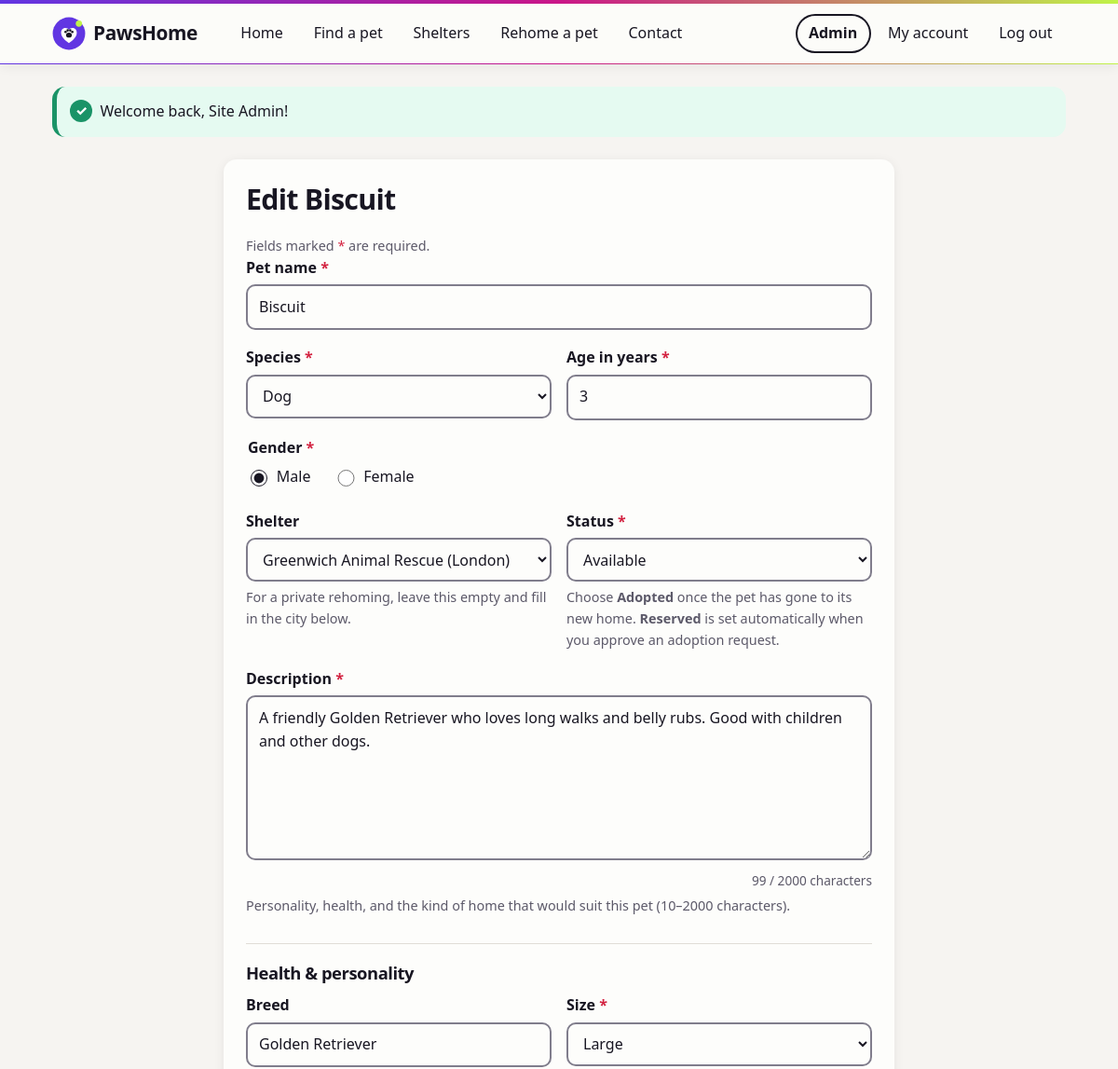
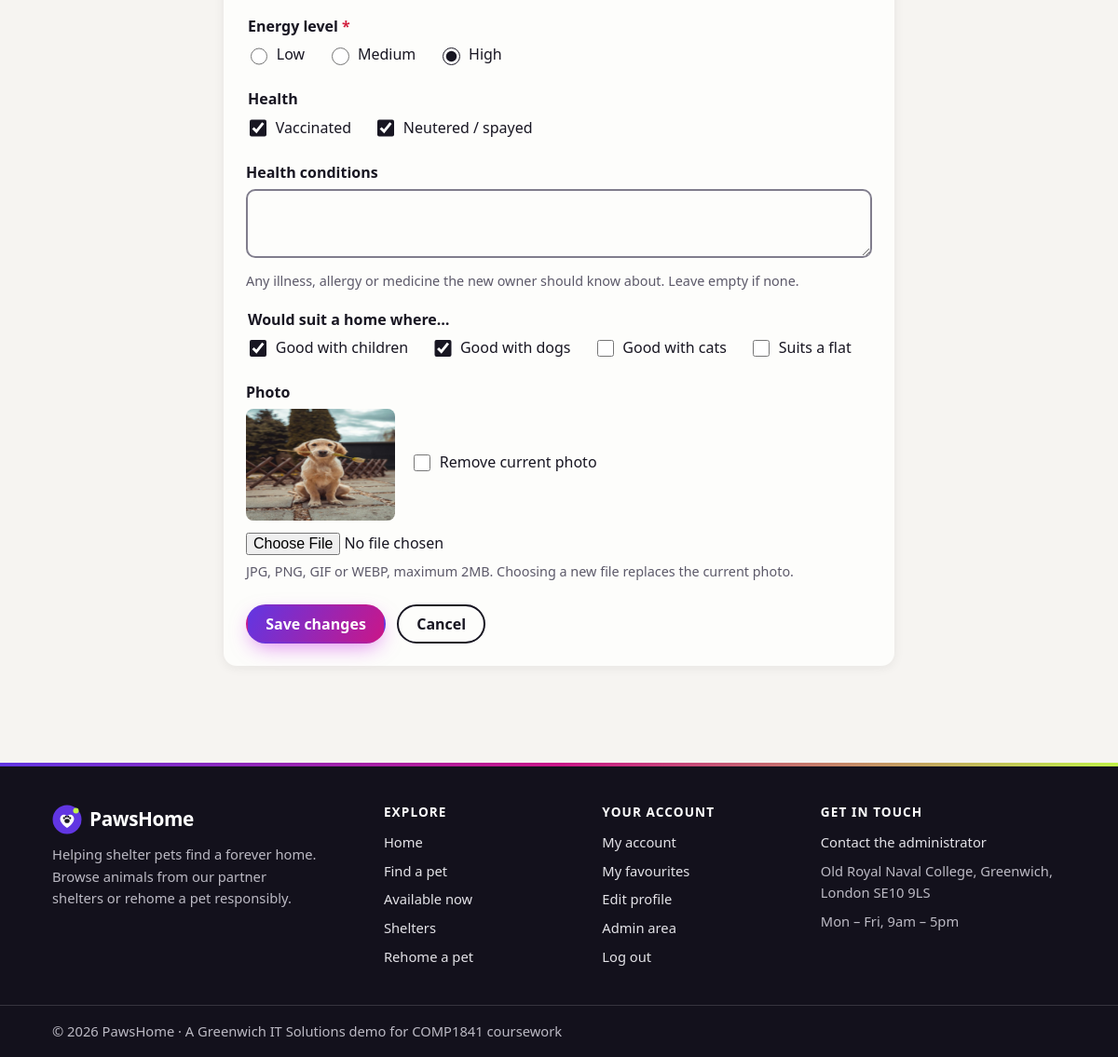
Screenshot of /editpet.php?id=1 (signed in) with the database file from the repository (2 pictures, top to bottom).
### tables this page shows
CREATE TABLE pet (
    id INT NOT NULL AUTO_INCREMENT,
    name VARCHAR(50) NOT NULL,
    age INT NOT NULL,
    gender ENUM('Male', 'Female') NOT NULL,
    description TEXT NOT NULL,
    image VARCHAR(255) NULL,
    imagecredit VARCHAR(255) NULL,    
    imagesource VARCHAR(500) NULL,    
    breed VARCHAR(80) NULL,
    size ENUM('Small', 'Medium', 'Large') NOT NULL DEFAULT 'Medium',
    energy ENUM('Low', 'Medium', 'High') NOT NULL DEFAULT 'Medium',
    vaccinated TINYINT(1) NOT NULL DEFAULT 0,        
    neutered TINYINT(1) NOT NULL DEFAULT 0,
    healthnotes VARCHAR(500) NULL,                   
    goodwithkids TINYINT(1) NOT NULL DEFAULT 0,
    goodwithdogs TINYINT(1) NOT NULL DEFAULT 0,
    goodwithcats TINYINT(1) NOT NULL DEFAULT 0,
    apartmentok TINYINT(1) NOT NULL DEFAULT 0,       
    status ENUM('Available', 'Reserved', 'Adopted') NOT NULL DEFAULT 'Available',
     
    approval ENUM('Pending', 'Approved', 'Rejected') NOT NULL DEFAULT 'Pending',
    reviewnote VARCHAR(255) NULL,     
    dateadded DATE NOT NULL,
    speciesid INT NOT NULL,
    shelterid INT NULL,               
    city VARCHAR(100) NULL,           
    userid INT NULL,
    PRIMARY KEY (id),
    FOREIGN KEY (speciesid) REFERENCES species (id) ON DELETE RESTRICT,
    FOREIGN KEY (shelterid) REFERENCES shelter (id) ON DELETE RESTRICT,
    FOREIGN KEY (userid) REFERENCES user (id) ON DELETE SET NULL
);

CREATE TABLE species (
    id INT NOT NULL AUTO_INCREMENT,
    name VARCHAR(50) NOT NULL,
    PRIMARY KEY (id),
    UNIQUE KEY (name)
);

CREATE TABLE shelter (
    id INT NOT NULL AUTO_INCREMENT,
    name VARCHAR(100) NOT NULL,
    city VARCHAR(100) NOT NULL,
    email VARCHAR(255) NOT NULL,
    phone VARCHAR(30) NOT NULL,
    verified TINYINT(1) NOT NULL DEFAULT 0,    
    PRIMARY KEY (id)
);

### includes/Functions.php (called while the page is built, shortened)
<?php
function html($text) {
	return htmlspecialchars($text ?? '', ENT_QUOTES, 'UTF-8');
}
function loadTemplate($templateFile, $variables = []) {
	extract($variables);
	include __DIR__ . '/../templates/' . $templateFile;
	return ob_get_clean();
}
function getValue($source, $key, $default = '', $trim = true) {
	return $trim ? trim($source[$key]) : $source[$key];
}
function imagePath($image, $base = '') {
	if ($image != '' && file_exists(UPLOAD_DIR . $image)) {
		return $base . 'images/pets/' . $image;
	}
	return $base . 'images/no-image.svg';
}
function petSizes() {
	return ['Small', 'Medium', 'Large'];
}
function energyLevels() {
	return ['Low', 'Medium', 'High'];
}
function compatibilityOptions() {
	return [
		'goodwithkids' => 'Good with children',
		'goodwithdogs' => 'Good with dogs',
		'goodwithcats' => 'Good with cats',
		'apartmentok' => 'Suits a flat'
	];
}

### editpet.php (called while the page is built, shortened)
<?php
include 'includes/Functions.php';
try {
	include 'includes/DatabaseConnection.php';
	include 'includes/DatabaseFunctions.php';
	$id = isset($_POST['pet']) ? getValue($_POST['pet'], 'id', 0) : getValue($_GET, 'id', 0);
	$saved = findById($pdo, 'pet', 'id', $id);
	$pet = $saved;
	$errors = [];
	$title = 'Edit ' . $saved['name'];
	$output = loadTemplate('petform.html.php', [
		'title' => $title,
		'pet' => $pet,
		'errors' => $errors,
		'species' => findAll($pdo, 'species', 'name'),
		'shelters' => findAll($pdo, 'shelter', 'name'),
		'canChooseShelter' => isAdmin(),
		'fixedShelterId' => $saved['shelterid'],
		'statusOptions' => allowedPetStatuses($saved),
		'buttonText' => 'Save changes',
		'cancelUrl' => 'pet.php?id=' . $saved['id']
	]);
} catch (PDOException $e) {
	$title = 'An error has occurred';
	$output = loadTemplate('error.html.php', ['message' => 'Database error: ' . $e->getMessage()]);
}
include 'templates/layout.html.php';

### includes/DatabaseFunctions.php (called while the page is built, shortened)
<?php
function query($pdo, $sql, $parameters = []) {
	$query = $pdo->prepare($sql);
	$query->execute($parameters);
	return $query;
}
function findById($pdo, $table, $primaryKey, $value) {
	$query = 'SELECT * FROM `' . $table . '` WHERE `' . $primaryKey . '` = :value';
	$parameters = [':value' => $value];
	$query = query($pdo, $query, $parameters);
	return $query->fetch();
}
function findAll($pdo, $table, $orderBy = null) {
	$sql = 'SELECT * FROM `' . $table . '`';
	if ($orderBy != null) {
		$sql .= ' ORDER BY `' . $orderBy . '`';
	}
	$result = query($pdo, $sql);
	return $result->fetchAll();
}

### templates/petform.html.php (the view, shortened to what this page needs)
<section class="panel narrow">
	<h1><?=html($title)?></h1>
	<p class="hint">Fields marked <span class="required">*</span> are required.</p>
	<form action="" method="post" enctype="multipart/form-data" class="form">
		<div class="field">
			<label for="name">Pet name <span class="required" aria-hidden="true">*</span></label>
			<input type="text" id="name" name="pet[name]" value="<?=html($pet['name'] ?? '')?>" required maxlength="50" autocomplete="off">
		</div>
		<div class="field-row">
			<div class="field">
				<label for="speciesid">Species <span class="required" aria-hidden="true">*</span></label>
				<select id="speciesid" name="pet[speciesid]" required>
					<?php foreach ($species as $item): ?>
						<option value="<?=html($item['id'])?>" <?=($pet['speciesid'] ?? '') == $item['id'] ? 'selected' : ''?>><?=html($item['name'])?></option>
					<?php endforeach; ?>
				</select>
			</div>
			<div class="field">
				<label for="age">Age in years <span class="required" aria-hidden="true">*</span></label>
				<input type="number" id="age" name="pet[age]" value="<?=html($pet['age'] ?? '')?>" required min="0" max="30" step="1" inputmode="numeric">
			</div>
		</div>
		<fieldset class="field">
			<legend>Gender <span class="required" aria-hidden="true">*</span></legend>
			<div class="radio-group">
				<?php foreach (['Male', 'Female'] as $gender): ?>
					<label class="radio">
						<input type="radio" name="pet[gender]" value="<?=$gender?>" required <?=($pet['gender'] ?? '') == $gender ? 'checked' : ''?>>
						<?=$gender?>
					</label>
				<?php endforeach; ?>
			</div>
		</fieldset>
		<div class="field-row">
			<?php if ($canChooseShelter): ?>
				<div class="field">
					<label for="shelterid">Shelter</label>
					<select id="shelterid" name="pet[shelterid]" aria-describedby="shelterid-hint">
						<?php foreach ($shelters as $shelter): ?>
							<option value="<?=html($shelter['id'])?>" <?=($pet['shelterid'] ?? '') == $shelter['id'] ? 'selected' : ''?>><?=html($shelter['name'])?> (<?=html($shelter['city'])?>)</option>
						<?php endforeach; ?>
					</select>
					<p class="hint" id="shelterid-hint">For a private rehoming, leave this empty and fill in the city below.</p>
				</div>
			<?php endif; ?>
			<?php if (count($statusOptions) > 1): ?>
				<div class="field">
					<label for="status">Status <span class="required" aria-hidden="true">*</span></label>
					<select id="status" name="pet[status]" required aria-describedby="status-hint">
						<?php foreach ($statusOptions as $status): ?>
							<option value="<?=$status?>" <?=($pet['status'] ?? 'Available') == $status ? 'selected' : ''?>><?=$status == 'Reserved' ? 'Reserved (an adoption request was approved)' : $status?></option>
						<?php endforeach; ?>
					</select>
					<p class="hint" id="status-hint">Choose <strong>Adopted</strong> once the pet has gone to its new home. <strong>Reserved</strong> is set automatically when you approve an adoption request.</p>
				</div>
			<?php endif; ?>
		</div>
		<div class="field">
			<label for="description">Description <span class="required" aria-hidden="true">*</span></label>
			<textarea id="description" name="pet[description]" rows="6" required minlength="10" maxlength="2000" aria-describedby="description-hint" data-counter><?=html($pet['description'] ?? '')?></textarea>
			<p class="hint" id="description-hint">Personality, health, and the kind of home that would suit this pet (10&ndash;2000 characters).</p>
		</div>
		<h2 class="form-section">Health &amp; personality</h2>
		<div class="field-row">
			<div class="field">
				<label for="breed">Breed</label>
				<input type="text" id="breed" name="pet[breed]" value="<?=html($pet['breed'] ?? '')?>" maxlength="80" placeholder="e.g. Beagle, Tabby, Lop rabbit">
			</div>
			<div class="field">
				<label for="size">Size <span class="required" aria-hidden="true">*</span></label>
				<select id="size" name="pet[size]" required>
					<?php foreach (petSizes() as $size): ?>
						<option value="<?=$size?>" <?=($pet['size'] ?? 'Medium') == $size ? 'selected' : ''?>><?=$size?></option>
					<?php endforeach; ?>
				</select>
			</div>
		</div>
		<fieldset class="field">
			<legend>Energy level <span class="required" aria-hidden="true">*</span></legend>
			<div class="radio-group">
				<?php foreach (energyLevels() as $energy): ?>
					<label class="radio">
						<input type="radio" name="pet[energy]" value="<?=$energy?>" required <?=($pet['energy'] ?? 'Medium') == $energy ? 'checked' : ''?>>
						<?=$energy?>
					</label>
				<?php endforeach; ?>
			</div>
		</fieldset>
		<fieldset class="field">
			<legend>Health</legend>
			<div class="checkbox-group">
				<label class="checkbox"><input type="checkbox" name="pet[vaccinated]" value="1" <?=!empty($pet['vaccinated']) ? 'checked' : ''?>> Vaccinated</label>
				<label class="checkbox"><input type="checkbox" name="pet[neutered]" value="1" <?=!empty($pet['neutered']) ? 'checked' : ''?>> Neutered / spayed</label>
			</div>
		</fieldset>
		<div class="field">
			<label for="healthnotes">Health conditions</label>
			<textarea id="healthnotes" name="pet[healthnotes]" rows="2" maxlength="500" aria-describedby="healthnotes-hint"><?=html($pet['healthnotes'] ?? '')?></textarea>
			<p class="hint" id="healthnotes-hint">Any illness, allergy or medicine the new owner should know about. Leave empty if none.</p>
		</div>
		<fieldset class="field">
			<legend>Would suit a home where&hellip;</legend>
			<div class="checkbox-group">
				<?php foreach (compatibilityOptions() as $column => $label): ?>
					<label class="checkbox"><input type="checkbox" name="pet[<?=$column?>]" value="1" <?=!empty($pet[$column]) ? 'checked' : ''?>> <?=html($label)?></label>
				<?php endforeach; ?>
			</div>
		</fieldset>
		<div class="field">
			<label for="image">Photo</label>
			<?php if (!empty($pet['image'])): ?>
				<div class="current-image">
					<img src="<?=html(imagePath($pet['image']))?>" alt="Current photo of <?=html($pet['name'])?>" width="160" height="120">
					<label class="checkbox"><input type="checkbox" name="removeimage" value="1"> Remove current photo</label>
				</div>
			<?php endif; ?>
			<input type="file" id="image" name="image" accept="image/jpeg,image/png,image/gif,image/webp" aria-describedby="image-hint">
			<p class="hint" id="image-hint">JPG, PNG, GIF or WEBP, maximum 2MB.<?=!empty($pet['image']) ? ' Choosing a new file replaces the current photo.' : ''?></p>
		</div>
		<div class="form-actions">
			<button class="btn btn-cta" type="submit" name="submit" value="1"><?=html($buttonText)?></button>
			<a class="btn btn-outline" href="<?=html($cancelUrl)?>">Cancel</a>
		</div>
	</form>
</section>

### rows the page displays
pet: name "Biscuit", speciesid.name "Dog", age "3", gender "☑ Male", gender "☐ Female", shelterid.name "Greenwich Animal Rescue (London)", status "Available", description "A friendly Golden Retriever who loves long walks and belly rubs. Good with children and other dogs.", breed "Golden Retriever", size "Large", energy "☐ Low", energy "☐ Medium", energy "☑ High", vaccinated "☑", neutered "☑", image (picture)

### other values shown
html($flash['message']) "Welcome back, Site Admin!"
html($title) "Edit Biscuit"
$gender "Male"
$gender "Female"
$energy "Low"
$energy "Medium"
$energy "High"
html($label) "Good with children"
html($label) "Good with dogs"
html($label) "Good with cats"
html($label) "Suits a flat"
html($buttonText) "Save changes"
